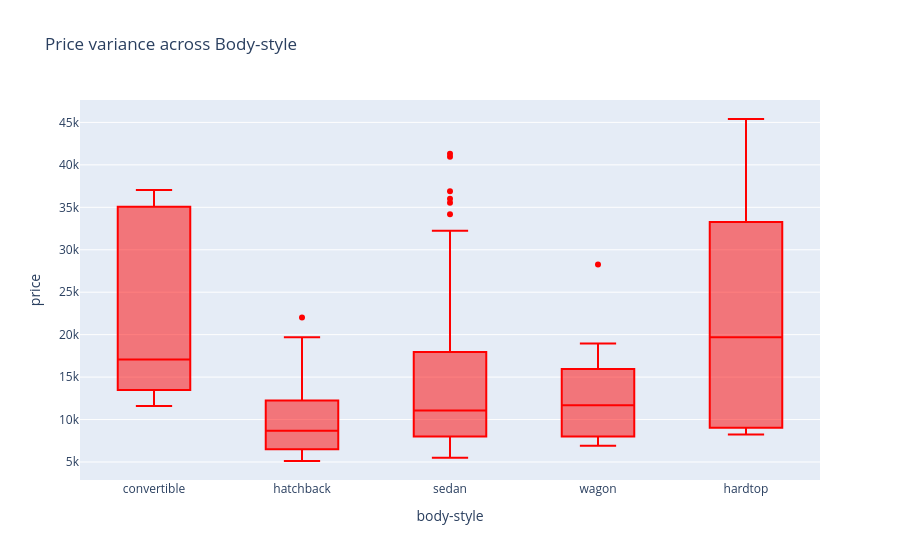
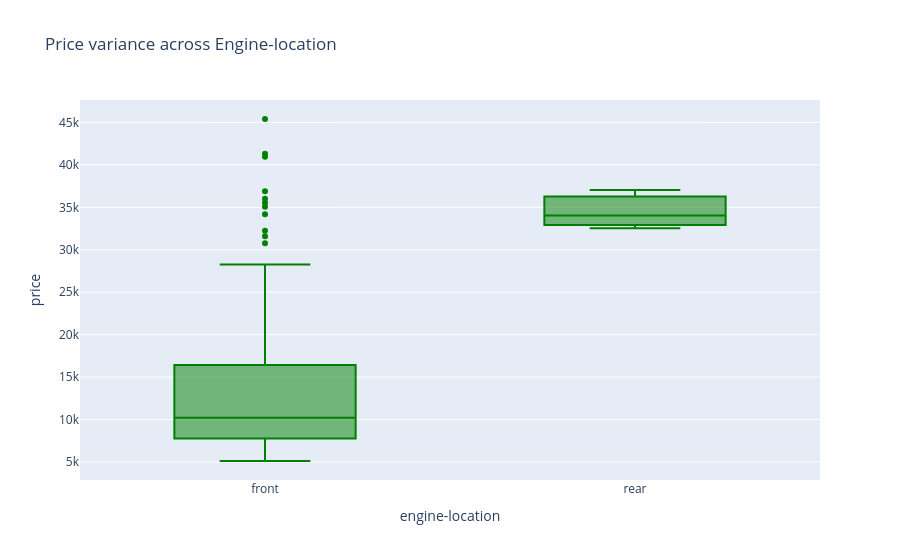
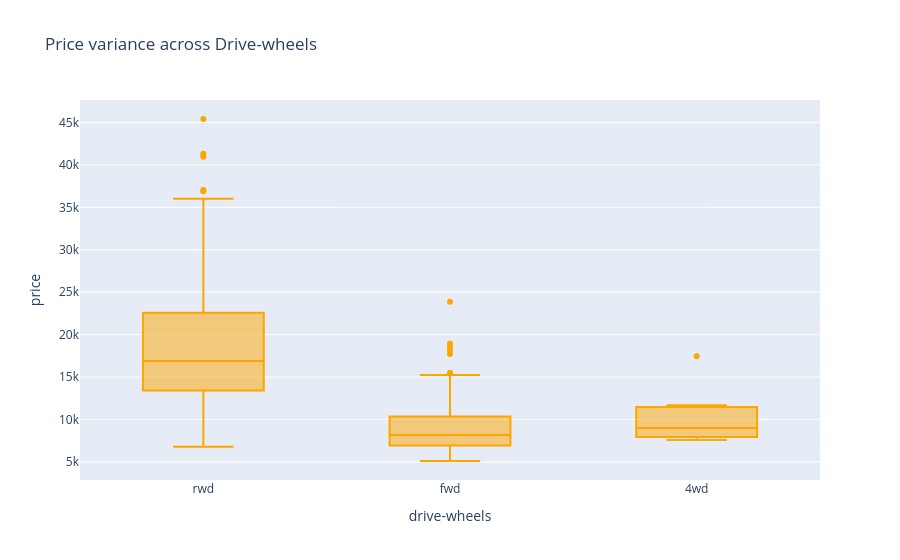

These figures' notebook cell, in order:
### Code cell
fig = px.box(df, x='body-style', y='price', 
             title='Price variance across Body-style', 
             color_discrete_sequence=['red'])
fig.show()

fig = px.box(df, x='engine-location', y='price', 
             title='Price variance across Engine-location', 
             color_discrete_sequence=['green'])
fig.show()

fig = px.box(df, x='drive-wheels', y='price', 
             title='Price variance across Drive-wheels', 
             color_discrete_sequence=['orange'])
fig.show()

### Figure 1 — Plotly figure (JSON) as saved in the notebook; plotly's stock layout.template omitted (floating-point values rounded to 4 significant figures; data arrays with more than 128 entries replaced by an {"elided": "..."} marker saying what was removed)
{"data": [{"alignmentgroup": "True", "hovertemplate": "body-style=%{x}<br>price=%{y}<extra></extra>", "legendgroup": "", "marker": {"color": "red"}, "name": "", "notched": false, "offsetgroup": "", "orientation": "v", "showlegend": false, "type": "box", "x": {"elided": "201 str values"}, "x0": " ", "xaxis": "x", "y": {"elided": "201 int values"}, "y0": " ", "yaxis": "y"}], "layout": {"boxmode": "group", "legend": {"tracegroupgap": 0}, "title": {"text": "Price variance across Body-style"}, "xaxis": {"anchor": "y", "domain": [0, 1], "title": {"text": "body-style"}}, "yaxis": {"anchor": "x", "domain": [0, 1], "title": {"text": "price"}}}}

### Figure 2 — Plotly figure (JSON) as saved in the notebook; plotly's stock layout.template omitted (floating-point values rounded to 4 significant figures; data arrays with more than 128 entries replaced by an {"elided": "..."} marker saying what was removed)
{"data": [{"alignmentgroup": "True", "hovertemplate": "engine-location=%{x}<br>price=%{y}<extra></extra>", "legendgroup": "", "marker": {"color": "green"}, "name": "", "notched": false, "offsetgroup": "", "orientation": "v", "showlegend": false, "type": "box", "x": {"elided": "201 str values"}, "x0": " ", "xaxis": "x", "y": {"elided": "201 int values"}, "y0": " ", "yaxis": "y"}], "layout": {"boxmode": "group", "legend": {"tracegroupgap": 0}, "title": {"text": "Price variance across Engine-location"}, "xaxis": {"anchor": "y", "domain": [0, 1], "title": {"text": "engine-location"}}, "yaxis": {"anchor": "x", "domain": [0, 1], "title": {"text": "price"}}}}

### Figure 3 — Plotly figure (JSON) as saved in the notebook; plotly's stock layout.template omitted (floating-point values rounded to 4 significant figures; data arrays with more than 128 entries replaced by an {"elided": "..."} marker saying what was removed)
{"data": [{"alignmentgroup": "True", "hovertemplate": "drive-wheels=%{x}<br>price=%{y}<extra></extra>", "legendgroup": "", "marker": {"color": "orange"}, "name": "", "notched": false, "offsetgroup": "", "orientation": "v", "showlegend": false, "type": "box", "x": {"elided": "201 str values"}, "x0": " ", "xaxis": "x", "y": {"elided": "201 int values"}, "y0": " ", "yaxis": "y"}], "layout": {"boxmode": "group", "legend": {"tracegroupgap": 0}, "title": {"text": "Price variance across Drive-wheels"}, "xaxis": {"anchor": "y", "domain": [0, 1], "title": {"text": "drive-wheels"}}, "yaxis": {"anchor": "x", "domain": [0, 1], "title": {"text": "price"}}}}
